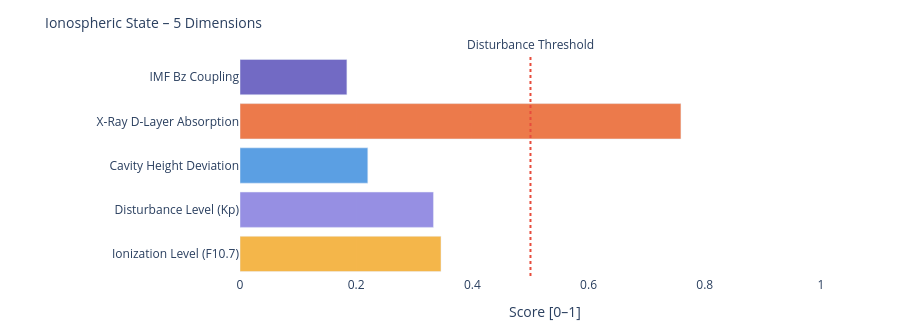

The notebook cell saved with this chart:
### Markdown cell above
---
### 📐 Systemic Insight: Geometric Cavity vs. Real Schumann Resonance

**Relevant for:** Layer 6 = delta analysis &nbsp;|&nbsp; Layer 7 = feature vector / system interpretation

A cavity height change from 80 km to 70 km shifts the **idealized geometric frequencies** only minimally:

| Modus | Aktuell | Referenz | Δ |
|-------|---------|----------|---|
| SR-1 | 10.4762 Hz | 10.4599 Hz | +16 mHz |
| SR-2 | 18.1452 Hz | 18.1171 Hz | +28 mHz |
| SR-3 | 25.6612 Hz | 25.6215 Hz | +40 mHz |
| SR-4 | 33.1285 Hz | 33.0772 Hz | +51 mHz |

The geometric effect is limited because 10 km is very small compared to Earth's radius (~6371 km).

**Consequence:** Real Schumann deviations are likely driven more strongly by **conductivity, damping, day/night structure, lightning distribution and source geometry** than by pure cavity height.

---

**Layer 6 compares:**
```
geometric Δ from Layer 4  vs.  observed Δ from real Schumann measurement data
```

**Layer 7 Feature:**
```
If real Δ >> geometric Δ  →  non-geometric factors dominant
```

### Code cell
# ============================================================
# IONOSPHERIC STATE – Summary gauge
# Five dimensions: ionization, disturbance, cavity height, X-Ray, Bz coupling
# ============================================================

def norm(v, lo, hi):
    if v is None: return None
    return round(max(0.0, min(1.0, (v - lo) / (hi - lo))), 3)

# Ionization level (F10.7 → F2-Layer)
ioniz = norm(f107_val, 60, 250)

# Disturbance level (Kp → E/F-Layer irregularities)
disturb = norm(kp_val, 0, 9)

# Cavity height deviation from reference (80 km)
h_dev = norm(abs(h_eff - 80), 0, 20)

# X-Ray ionization (D-Layer absorption)
xray_ioniz = None
if xray_now is not None:
    xray_ioniz = norm(math.log10(max(xray_now, 1e-9)) + 9, 0, 5)

# Bz coupling (southward Bz → stronger magnetosphere-ionosphere coupling)
bz_coupling = norm(-(bz_now or 0), -5, 30) if bz_now is not None else None

dims = [
    ('Ionization Level (F10.7)',    ioniz,      '#F2A623'),
    ('Disturbance Level (Kp)',      disturb,    '#7F77DD'),
    ('Cavity Height Deviation',     h_dev,      '#378ADD'),
    ('X-Ray D-Layer Absorption',    xray_ioniz, '#E85D24'),
    ('IMF Bz Coupling',             bz_coupling,'#534AB7'),
]

fig = go.Figure()
for name, val, col in dims:
    if val is not None:
        h = int(val * 20)
        bar = '█' * h + '░' * (20 - h)
        label = f'{name}:  {bar}  {val:.3f}'
    else:
        label = f'{name}:  {"─" * 20}  n/a'
    fig.add_trace(go.Bar(
        x=[val if val is not None else 0],
        y=[name],
        orientation='h',
        marker_color=col, opacity=0.82,
        showlegend=False
    ))

fig.add_vline(x=0.5, line_dash='dot', line_color='#e74c3c',
              annotation_text='Disturbance Threshold', annotation_position='top')
fig.update_layout(
    title=dict(text='Ionospheric State – 5 Dimensions', font=dict(size=14)),
    xaxis=dict(title='Score [0–1]', range=[0, 1.05]),
    height=330, plot_bgcolor='rgba(0,0,0,0)', paper_bgcolor='rgba(0,0,0,0)',
    margin=dict(l=240, r=50, t=55, b=40)
)
fig.show()

print(f'\nIonospheric state:')
for name, val, _ in dims:
    print(f'  {name:<35} {val:.3f}' if val is not None else f'  {name:<35} n/a')

### Figure 1 — Plotly figure (JSON) as saved in the notebook; plotly's stock layout.template omitted (floating-point values rounded to 4 significant figures)
{"data": [{"marker": {"color": "#F2A623"}, "opacity": 0.82, "orientation": "h", "showlegend": false, "type": "bar", "x": [0.346], "y": ["Ionization Level (F10.7)"]}, {"marker": {"color": "#7F77DD"}, "opacity": 0.82, "orientation": "h", "showlegend": false, "type": "bar", "x": [0.333], "y": ["Disturbance Level (Kp)"]}, {"marker": {"color": "#378ADD"}, "opacity": 0.82, "orientation": "h", "showlegend": false, "type": "bar", "x": [0.22], "y": ["Cavity Height Deviation"]}, {"marker": {"color": "#E85D24"}, "opacity": 0.82, "orientation": "h", "showlegend": false, "type": "bar", "x": [0.759], "y": ["X-Ray D-Layer Absorption"]}, {"marker": {"color": "#534AB7"}, "opacity": 0.82, "orientation": "h", "showlegend": false, "type": "bar", "x": [0.184], "y": ["IMF Bz Coupling"]}], "layout": {"annotations": [{"showarrow": false, "text": "Disturbance Threshold", "x": 0.5, "xanchor": "center", "xref": "x", "y": 1, "yanchor": "bottom", "yref": "y domain"}], "height": 330, "margin": {"b": 40, "l": 240, "r": 50, "t": 55}, "paper_bgcolor": "rgba(0,0,0,0)", "plot_bgcolor": "rgba(0,0,0,0)", "shapes": [{"line": {"color": "#e74c3c", "dash": "dot"}, "type": "line", "x0": 0.5, "x1": 0.5, "xref": "x", "y0": 0, "y1": 1, "yref": "y domain"}], "title": {"font": {"size": 14}, "text": "Ionospheric State – 5 Dimensions"}, "xaxis": {"range": [0, 1.05], "title": {"text": "Score [0–1]"}}}}
